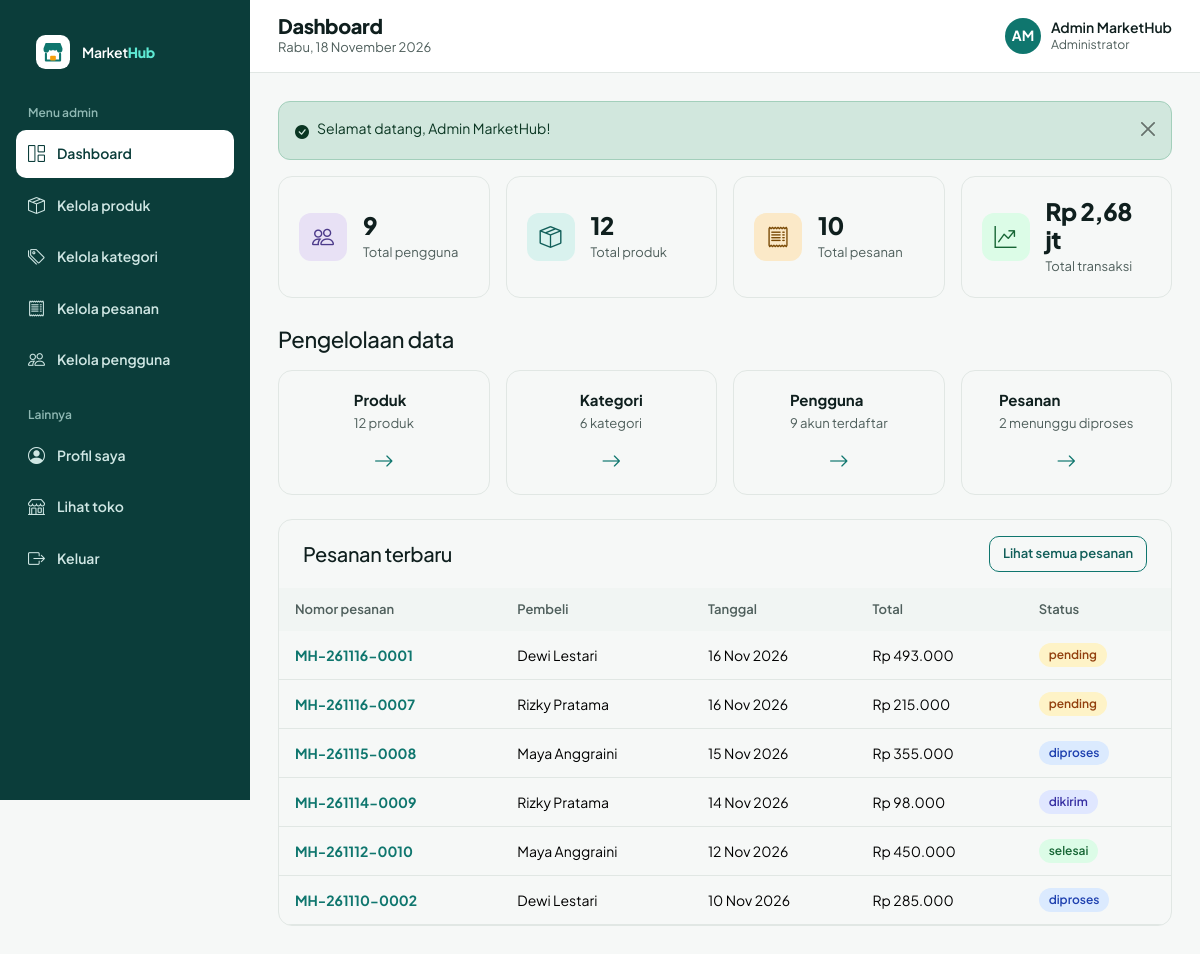
/admin/index.php (signed in), run on the app's committed database.
### tables this page shows
CREATE TABLE users (
  id         INT UNSIGNED NOT NULL AUTO_INCREMENT,
  nama       VARCHAR(100) NOT NULL,
  email      VARCHAR(150) NOT NULL,
  password   VARCHAR(255) NOT NULL,
  role       ENUM('admin','penjual','pembeli') NOT NULL DEFAULT 'pembeli',
  status     ENUM('aktif','nonaktif') NOT NULL DEFAULT 'aktif',  
  created_at TIMESTAMP NOT NULL DEFAULT CURRENT_TIMESTAMP,
  PRIMARY KEY (id),
  UNIQUE KEY uq_users_email (email)
);

CREATE TABLE pesanan (
  id                INT UNSIGNED NOT NULL AUTO_INCREMENT,
  user_id           INT UNSIGNED NOT NULL,
  total_harga       DECIMAL(12,0) NOT NULL,
  status_pesanan    ENUM('pending','diproses','dikirim','selesai','dibatalkan') NOT NULL DEFAULT 'pending',
  alamat_pengiriman TEXT NOT NULL,
  tanggal_pesanan   TIMESTAMP NOT NULL DEFAULT CURRENT_TIMESTAMP,
  PRIMARY KEY (id),
  KEY idx_pesanan_user (user_id),
  KEY idx_pesanan_status (status_pesanan),
  CONSTRAINT fk_pesanan_user FOREIGN KEY (user_id) REFERENCES users (id) ON DELETE RESTRICT ON UPDATE CASCADE
);

### auth/session.php (called while the page is built, shortened)
<?php
function current_user()
{
    static $user = false;
    if ($user !== false) {
        return $user;
    }
    $user = null;
    if (!empty($_SESSION['uid'])) {
        $row = db_row('SELECT id, nama, email, role, status, created_at FROM users WHERE id = ?', [(int) $_SESSION['uid']]);
        if ($row && $row['status'] === 'aktif') {
            $row['id'] = (int) $row['id'];
            $user = $row;
        } else {
            unset($_SESSION['uid']);
        }
    }
    return $user;
}

### auth/check-role.php (called while the page is built, shortened)
<?php
function require_login()
{
    $user = current_user();
    if ($user) {
        return $user;
    }
}
function require_role($roles = null)
{
    $user = require_login();
    return $user;
}

### includes/auth-check.php (called while the page is built)
<?php
$authUser = require_role($requiredRoles ?? null);

### admin/index.php (the view, shortened to what this page needs)
<?php
require __DIR__ . '/../includes/auth-check.php';
$stat = [
    'users'   => (int) db_val('SELECT COUNT(*) FROM users'),
    'produk'  => (int) db_val('SELECT COUNT(*) FROM produk'),
    'pesanan' => (int) db_val('SELECT COUNT(*) FROM pesanan'),
    'omzet'   => (int) db_val("SELECT COALESCE(SUM(total_harga), 0) FROM pesanan WHERE status_pesanan <> 'dibatalkan'"),
    'kategori' => (int) db_val('SELECT COUNT(*) FROM kategori'),
    'pending' => (int) db_val("SELECT COUNT(*) FROM pesanan WHERE status_pesanan = 'pending'"),
];
$terbaru = db_all('SELECT o.*, b.nama AS pembeli_nama FROM pesanan o JOIN users b ON b.id = o.user_id ORDER BY o.tanggal_pesanan DESC, o.id DESC LIMIT 6');
$topTitle = 'Dashboard';
require __DIR__ . '/../includes/header.php';
?>
<div class="row g-3 mh-stat">
  <div class="col-sm-6 col-xl-3"><div class="card"><span class="si" style="background:#E8E1F5;color:#4C3A8A"><i class="bi bi-people"></i></span><div><b><?= $stat['users'] ?></b><span class="l">Total pengguna</span></div></div></div>
  <div class="col-sm-6 col-xl-3"><div class="card"><span class="si" style="background:#D9F2EE;color:#115E59"><i class="bi bi-box-seam"></i></span><div><b><?= $stat['produk'] ?></b><span class="l">Total produk</span></div></div></div>
  <div class="col-sm-6 col-xl-3"><div class="card"><span class="si" style="background:#FBE9C8;color:#7A4A06"><i class="bi bi-receipt"></i></span><div><b><?= $stat['pesanan'] ?></b><span class="l">Total pesanan</span></div></div></div>
  <div class="col-sm-6 col-xl-3"><div class="card"><span class="si" style="background:#DCFCE7;color:#166534"><i class="bi bi-graph-up-arrow"></i></span><div><b><?= e(rupiah_short($stat['omzet'])) ?></b><span class="l">Total transaksi</span></div></div></div>
</div>
<div class="mh-sh" style="margin-top:28px"><h2 class="h5">Pengelolaan data</h2></div>
<div class="row g-3">
  <?php foreach ([
      ['Produk', $stat['produk'] . ' produk', 'admin/produk/index.php'],
      ['Kategori', $stat['kategori'] . ' kategori', 'admin/kategori/index.php'],
      ['Pengguna', $stat['users'] . ' akun terdaftar', 'admin/users/index.php'],
      ['Pesanan', $stat['pending'] . ' menunggu diproses', 'admin/pesanan/index.php'],
  ] as [$n, $d, $h]): ?>
    <div class="col-sm-6 col-xl-3"><a class="card mh-link-card" href="<?= e(url($h)) ?>"><span><b class="d-block"><?= e($n) ?></b><span class="text-muted small"><?= e($d) ?></span></span><i class="bi bi-arrow-right fs-5" style="color:var(--mh-p)"></i></a></div>
  <?php endforeach; ?>
</div>
<div class="card overflow-hidden mt-4">
  <div class="d-flex justify-content-between align-items-center flex-wrap gap-2 p-3 px-4"><h2 class="h5 mb-0">Pesanan terbaru</h2><a class="btn btn-outline-primary btn-sm" href="<?= e(url('admin/pesanan/index.php')) ?>">Lihat semua pesanan</a></div>
  <div class="table-responsive">
    <table class="table mh-table">
      <thead><tr><th>Nomor pesanan</th><th>Pembeli</th><th>Tanggal</th><th>Total</th><th>Status</th></tr></thead>
      <tbody>
      <?php foreach ($terbaru as $o): ?>
        <tr><td><a class="fw-bold" href="<?= e(url('admin/pesanan/detail.php?id=' . (int) $o['id'])) ?>"><?= e(nomor_pesanan($o['id'], $o['tanggal_pesanan'])) ?></a></td>
          <td><?= e($o['pembeli_nama']) ?></td><td><?= e(tgl($o['tanggal_pesanan'])) ?></td><td><?= rupiah($o['total_harga']) ?></td><td><?= status_badge($o['status_pesanan']) ?></td></tr>
      <?php endforeach; ?>
      </tbody>
    </table>
  </div>
</div>
<?php require __DIR__ . '/../includes/footer.php'; ?>

### includes/functions.php (shortened to what this page needs)
<?php
function db_stmt($sql, array $params = [])
{
    global $conn;
    $st = $conn->prepare($sql);
    if ($params) {
        $types = '';
        foreach ($params as $p) {
            $types .= is_int($p) ? 'i' : (is_float($p) ? 'd' : 's');
        }
        $st->bind_param($types, ...$params);
    }
    $st->execute();
    return $st;
}
function db_all($sql, array $params = [])
{
    $st = db_stmt($sql, $params);
    $rows = $st->get_result()->fetch_all(MYSQLI_ASSOC);
    return $rows;
}
function db_row($sql, array $params = [])
{
    $rows = db_all($sql, $params);
    return $rows[0] ?? null;
}
function db_val($sql, array $params = [])
{
    $row = db_row($sql, $params);
    return $row ? reset($row) : null;
}
function e($v)
{
    return htmlspecialchars((string) $v, ENT_QUOTES, 'UTF-8');
}
function url($path = '')
{
    return BASE_URL . '/' . ltrim($path, '/');
}
function rupiah($n)
{
    return 'Rp ' . number_format((float) $n, 0, ',', '.');
}
function rupiah_short($n)
{
    $n = (float) $n;
    return $n >= 1000000 ? 'Rp ' . number_format($n / 1000000, 2, ',', '.') . ' jt' : rupiah($n);
}
function tgl($d, $withTime = false)
{
    $bln = ['', 'Jan', 'Feb', 'Mar', 'Apr', 'Mei', 'Jun', 'Jul', 'Agu', 'Sep', 'Okt', 'Nov', 'Des'];
    $t = strtotime($d);
    return date('j', $t) . ' ' . $bln[(int) date('n', $t)] . ' ' . date('Y', $t) . ($withTime ? ', ' . date('H:i', $t) : '');
}
function tanggal_panjang($t = null)
{
    $hari = ['Minggu', 'Senin', 'Selasa', 'Rabu', 'Kamis', 'Jumat', 'Sabtu'];
    $bln = ['', 'Januari', 'Februari', 'Maret', 'April', 'Mei', 'Juni', 'Juli', 'Agustus', 'September', 'Oktober', 'November', 'Desember'];
    $t = $t ?? time();
    return $hari[(int) date('w', $t)] . ', ' . date('j', $t) . ' ' . $bln[(int) date('n', $t)] . ' ' . date('Y', $t);
}
function nomor_pesanan($id, $tanggal)
{
    return 'MH-' . date('ymd', strtotime($tanggal)) . '-' . str_pad((string) $id, 4, '0', STR_PAD_LEFT);
}
function status_badge($s)
{
    $s = in_array($s, STATUS_LIST, true) ? $s : 'pending';
    return '<span class="st st-' . $s . '">' . e($s) . '</span>';
}
function role_label($r)
{
    return ['admin' => 'Administrator', 'penjual' => 'Penjual', 'pembeli' => 'Pembeli'][$r] ?? $r;
}
function initials($name)
{
    $parts = preg_split('/\s+/', trim((string) $name));
    $i = strtoupper(substr($parts[0] ?? '', 0, 1) . substr($parts[1] ?? '', 0, 1));
    return $i !== '' ? $i : 'U';
}
function logo_svg($size = 36, $inverse = false)
{
    $bg = $inverse ? '#FFFFFF' : '#0F766E';
    $fg = $inverse ? '#0F766E' : '#FFFFFF';
    return '<svg width="' . $size . '" height="' . $size . '" viewBox="0 0 36 36" aria-hidden="true"><rect width="36" height="36" rx="10" fill="' . $bg . '"/>'
        . '<path d="M8 14l2.2-5.5h15.6L28 14v1.5a3 3 0 01-6 0 3 3 0 01-4 0 3 3 0 01-4 0 3 3 0 01-6 0z" fill="' . $fg . '"/>'
        . '<path d="M10.5 20v7h15v-7" stroke="' . $fg . '" stroke-width="2.2" fill="none" stroke-linecap="round" stroke-linejoin="round"/>'
        . '<rect x="15" y="22" width="6" height="5" rx="1" fill="#F59E0B"/></svg>';
}

### includes/topbar.php (shortened to what this page needs)
<?php
$u = current_user();
?>
<div class="mh-tb">
  <div>
    <h1 class="mh-tb-title"><?= e($topTitle ?? 'Dashboard') ?></h1>
    <div class="mh-tb-crumb"><?= e($topCrumb ?? tanggal_panjang()) ?></div>
  </div>
  <div class="ms-auto d-flex align-items-center gap-3">
    <span class="mh-me"><span class="mh-av mh-av-dark"><?= e(initials($u['nama'])) ?></span>
      <span class="d-none d-sm-block lh-sm"><?= e($u['nama']) ?><small class="d-block text-muted fw-normal"><?= e(role_label($u['role'])) ?></small></span></span>
  </div>
</div>

### assets/css/style.css (style rules this page uses)
:root { --mh-p:#0F766E;--mh-pd:#115E59;--mh-pl:#CCFBF1;--mh-px:#F0FDFA;--mh-a:#F59E0B;--mh-dark:#0B3D3A; --mh-ink:#0F1F1E;--mh-mut:#4F5F5C;--mh-line:#E1E7E4;--mh-bg:#F6F8F7; --bs-primary:#0F766E;--bs-primary-rgb:15,118,110; --bs-link-color:#0F766E;--bs-link-color-rgb:15,118,110;--bs-link-hover-color:#115E59;--bs-link-hover-color-rgb:17,94,89; --bs-body-font-family:'Plus Jakarta Sans',system-ui,-apple-system,'Segoe UI',sans-serif; --bs-body-color:#0F1F1E;--bs-body-color-rgb:15,31,30;--bs-body-bg:#F6F8F7;--bs-body-font-size:.9375rem; --bs-border-color:#E1E7E4;--bs-border-radius:.625rem;--bs-secondary-color:#4F5F5C; }
body { font-family:var(--bs-body-font-family);line-height:1.5;-webkit-font-smoothing:antialiased }
h1,h2,h3,h4,h5 { font-weight:800;letter-spacing:-.02em }
a { text-decoration:none }
.text-muted,.mut { color:var(--mh-mut)!important }
.btn { --bs-btn-border-radius:10px;display:inline-flex;align-items:center;justify-content:center;gap:.5rem;min-height:44px;padding:0 1.25rem;font-weight:600;font-size:14px;white-space:nowrap }
.btn-sm { --bs-btn-border-radius:10px;min-height:36px;padding:0 .8rem;font-size:13px }
.btn-outline-primary { --bs-btn-color:#115E59;--bs-btn-border-color:#0F766E;--bs-btn-hover-bg:#0F766E;--bs-btn-hover-border-color:#0F766E;--bs-btn-active-bg:#115E59;--bs-btn-disabled-color:#115E59;--bs-btn-disabled-border-color:#0F766E }
.card { --bs-card-border-radius:14px;--bs-card-border-color:var(--mh-line);--bs-card-inner-border-radius:13px;border-radius:14px }
.st { display:inline-block;padding:3px 10px;border-radius:999px;font-size:12px;font-weight:600;white-space:nowrap }
.st-pending { background:#FEF3C7;color:#92400E }
.st-diproses { background:#DBEAFE;color:#1E40AF }
.st-dikirim { background:#E0E7FF;color:#3730A3 }
.st-selesai { background:#DCFCE7;color:#166534 }
.mh-table { --bs-table-bg:transparent;font-size:14px;margin:0 }
.mh-table th { background:#F1F5F3;color:var(--mh-mut);font-size:13px;font-weight:600;padding:12px 16px;white-space:nowrap;border:0 }
.mh-table td { padding:12px 16px;vertical-align:middle;border-color:var(--mh-line) }
.mh-me { display:flex;align-items:center;gap:10px;font-weight:600;font-size:14px;color:var(--mh-ink) }
.mh-av { width:36px;height:36px;border-radius:50%;background:var(--mh-pl);color:var(--mh-pd);display:flex;align-items:center;justify-content:center;font-weight:700;font-size:14px;flex:none }
.mh-av-dark { background:var(--mh-p);color:#fff }
.mh-sh { display:flex;justify-content:space-between;align-items:end;gap:12px;margin:40px 0 18px }
.mh-sh h2 { font-size:22px;margin:0 }
.mh-tb { background:#fff;border-bottom:1px solid var(--mh-line);display:flex;align-items:center;gap:16px;padding:14px 28px;position:sticky;top:0;z-index:1010 }
.mh-tb-title { font-size:20px;margin:0 }
.mh-tb-crumb { font-size:13px;color:var(--mh-mut) }
.mh-stat .card { padding:20px;display:flex;flex-direction:row;gap:16px;align-items:center;height:100% }
.mh-stat .si { width:48px;height:48px;border-radius:12px;display:flex;align-items:center;justify-content:center;flex:none;font-size:22px }
.mh-stat b { display:block;font-size:24px;font-weight:800;letter-spacing:-.02em;line-height:1.2 }
.mh-stat span.l { font-size:13px;color:var(--mh-mut) }
.mh-link-card { padding:18px;display:flex;justify-content:space-between;align-items:center;gap:12px;color:var(--mh-ink);height:100% }

### data on the page
users: nama "AM", nama "Admin MarketHub", role "Administrator"
pesanan: nomor_pesanan($o['id'], $o['tanggal_pesanan']) "MH-261116-0001", user.nama "Dewi Lestari", tanggal_pesanan "16 Nov 2026", total_harga "Rp 493.000", status_pesanan "pending"
pesanan: nomor_pesanan($o['id'], $o['tanggal_pesanan']) "MH-261116-0007", user.nama "Rizky Pratama", tanggal_pesanan "16 Nov 2026", total_harga "Rp 215.000", status_pesanan "pending"
pesanan: nomor_pesanan($o['id'], $o['tanggal_pesanan']) "MH-261115-0008", user.nama "Maya Anggraini", tanggal_pesanan "15 Nov 2026", total_harga "Rp 355.000", status_pesanan "diproses"
pesanan: nomor_pesanan($o['id'], $o['tanggal_pesanan']) "MH-261114-0009", user.nama "Rizky Pratama", tanggal_pesanan "14 Nov 2026", total_harga "Rp 98.000", status_pesanan "dikirim"
pesanan: nomor_pesanan($o['id'], $o['tanggal_pesanan']) "MH-261112-0010", user.nama "Maya Anggraini", tanggal_pesanan "12 Nov 2026", total_harga "Rp 450.000", status_pesanan "selesai"
pesanan: nomor_pesanan($o['id'], $o['tanggal_pesanan']) "MH-261110-0002", user.nama "Dewi Lestari", tanggal_pesanan "10 Nov 2026", total_harga "Rp 285.000", status_pesanan "diproses"

### other printed values
$label "Dashboard"
$label "Kelola produk"
$label "Kelola kategori"
$label "Kelola pesanan"
$label "Kelola pengguna"
$topTitle "Dashboard"
$topCrumb "Rabu, 18 November 2026"
$fl['msg'] "Selamat datang, Admin MarketHub!"
$stat['users'] "9"
$stat['produk'] "12"
$stat['pesanan'] "10"
rupiah_short($stat['omzet']) "Rp 2,68 jt"
$n "Produk"
$d "12 produk"
$n "Kategori"
